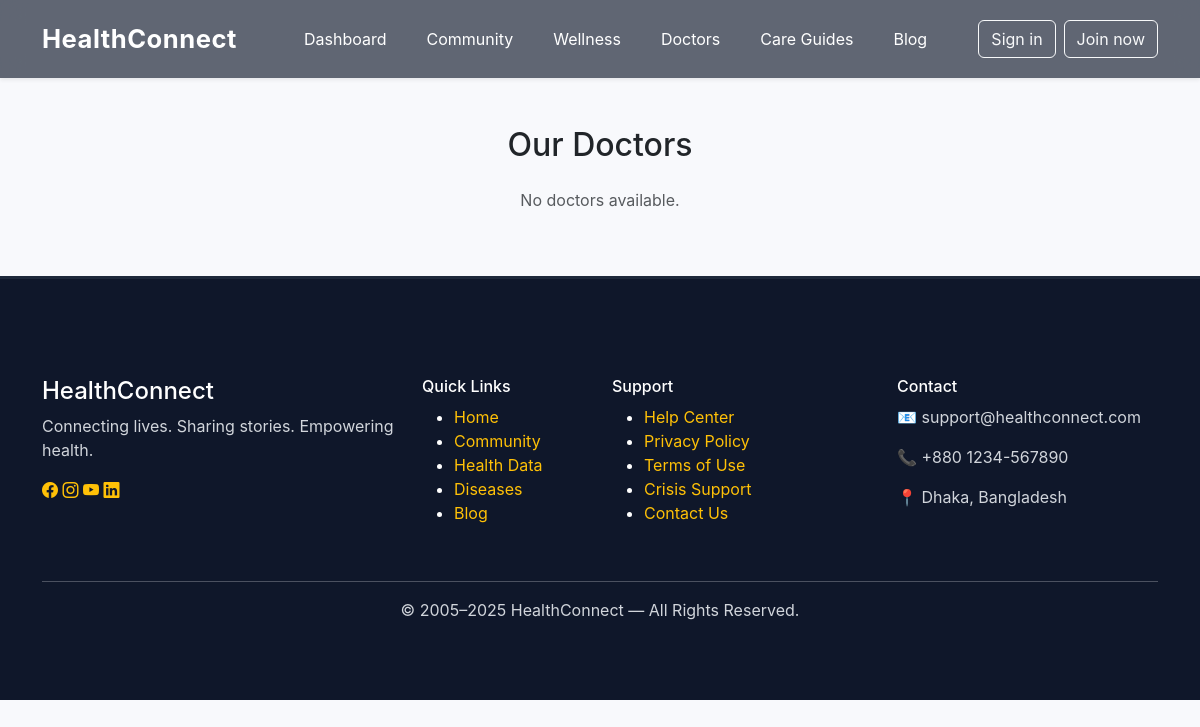
/appointments/doctors/, run on an earlier commit of the app's database.
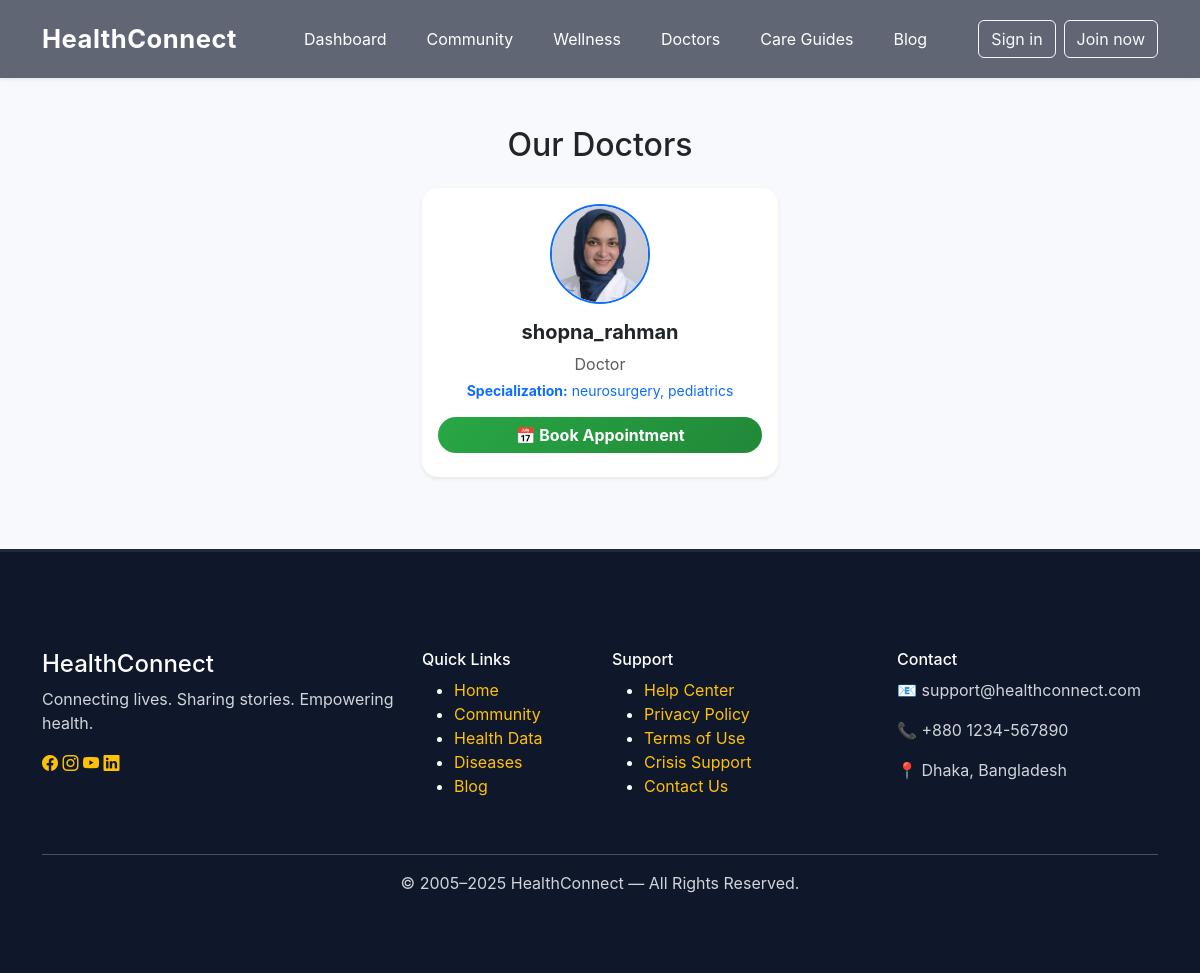
And on a later commit of the database.
### accounts/models.py (models this page shows, shortened)
class CustomUser(AbstractUser):
    role = models.CharField(
        max_length=20,
        choices=ROLE_CHOICES,
        default="patient"
    )
    doctor_license = models.CharField(
        max_length=50,
        blank=True,
        null=True
    )
    specialization = models.ManyToManyField(
        "Specialization",
        blank=True,
        help_text="Only for doctors"
    )
    hospital_name = models.CharField(
        max_length=150,
        blank=True,
        null=True
    )
    profile_pic = models.ImageField(
        upload_to="profiles/",
        blank=True,
        null=True
    )
    token_id = models.CharField(
        max_length=12,   # Adjust for future growth
        unique=True,
        blank=True,
        editable=False
    )

class Specialization(models.Model):
    name = models.CharField(
        max_length=100,
        choices=SPECIALIZATION_CHOICES,
        unique=True
    )

### appointments/views.py (the view)
# urls.py: path("doctors/", views.doctor_list, name="doctor_list"),
def doctor_list(request):
    doctors = CustomUser.objects.filter(role="doctor")
    return render(request, "appointments/doctor_list.html", {"doctors": doctors})

### blog/context_processors.py (called while the page is built)
def unread_notifications(request):
    if request.user.is_authenticated:
        return {
            "unread_count": request.user.notifications.filter(is_read=False).count()
        }
    return {"unread_count": 0}

### appointments/templates/appointments/doctor_list.html (shortened to what this page needs)
{% extends "base.html" %}
{% load static %}
{% block content %}
<div class="container py-5">
  <h2 class="mb-4 text-center">Our Doctors</h2>
  <div class="row justify-content-center">
    {% for doctor in doctors %}
      <div class="col-md-4 mb-4">
        <div class="card shadow-sm rounded-4 h-100 text-center border-0">
          <div class="card-body d-flex flex-column align-items-center">
            {% if doctor.profile_pic %}
              <img src="{{ doctor.profile_pic.url }}"
                   class="rounded-circle mb-3 border border-2 border-primary"
                   width="100" height="100" style="object-fit: cover;">
            {% else %}
              <img src="{% static 'images/avatar.png' %}"
                   class="rounded-circle mb-3 border border-2 border-primary"
                   width="100" height="100" style="object-fit: cover;">
            {% endif %}
            <h5 class="fw-bold">{{ doctor.username }}</h5>
            <p class="text-muted mb-1">{{ doctor.get_role_display }}</p>
            <p class="small text-primary mb-3">
              <strong>Specialization:</strong>
              {% for spec in doctor.specialization.all %}
                {{ spec.name }}{% if not forloop.last %}, {% endif %}
              {% empty %}
                <span class="text-muted">Not set</span>
              {% endfor %}
            </p>
            <a href="{% url 'book_appointment' doctor.id %}"
               class="btn btn-success w-100 fw-bold mb-2 rounded-pill"
               style="background: linear-gradient(135deg, #28a745, #218838); border: none;">
               📅 Book Appointment
            </a>
          </div>
        </div>
      </div>
    {% empty %}
      <p class="text-muted text-center">No doctors available.</p>
    {% endfor %}
  </div>
</div>
{% endblock %}

What changed in the data, as far as the page shows it:
added CustomUser: profile_pic (picture), username "shopna_rahman", role "Doctor"
added Specialization: name "neurosurgery"
added Specialization: name "pediatrics"
Also different on the page:
text no longer shown: "No doctors available."
